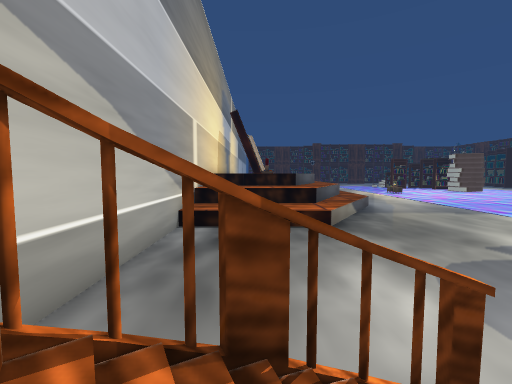
view 1 (above)

24 first-person views from a walk through a scene from a Unity 3-D project. The camera is 1.5 m above the floor, tilts 4° down and sees 90° across. The floor is counted in squares, 2 m on a side. Each view is taken from the middle of a square. On the plan, view 1 faces up. The plan holds only what a view shows up to about 9 squares ahead; the rest is blank. The place goes on beyond the plan. The player is left out. Some animated figures are not drawn. Some surface patterns are stand-ins.

view 2
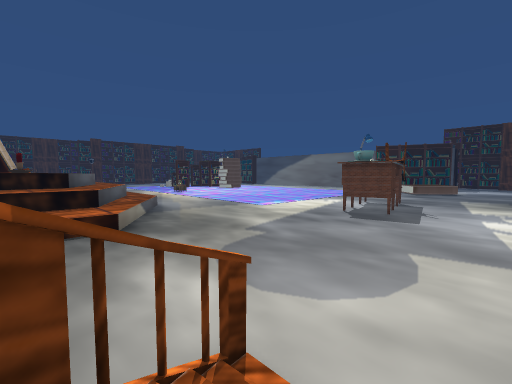

view 3
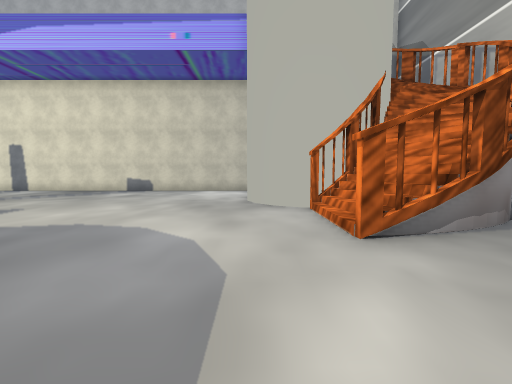

view 4
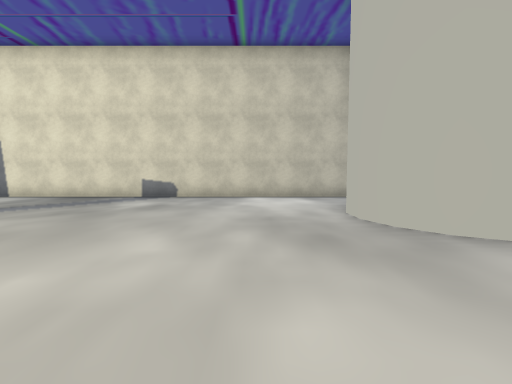

view 5
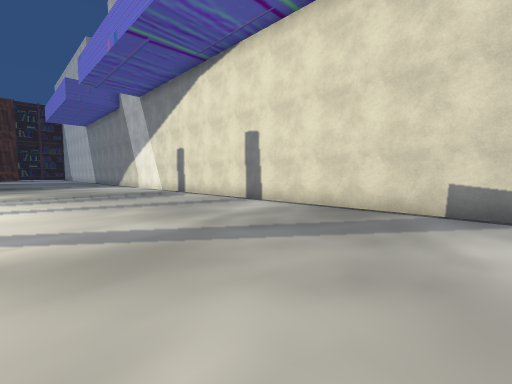

view 6
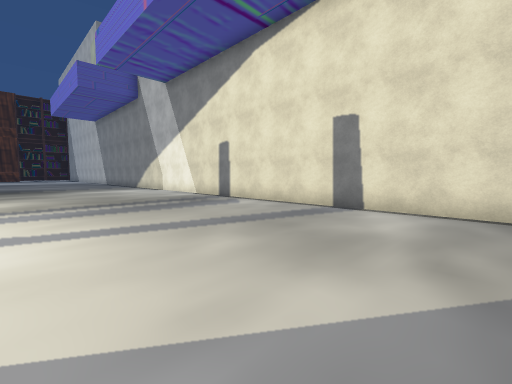

view 7
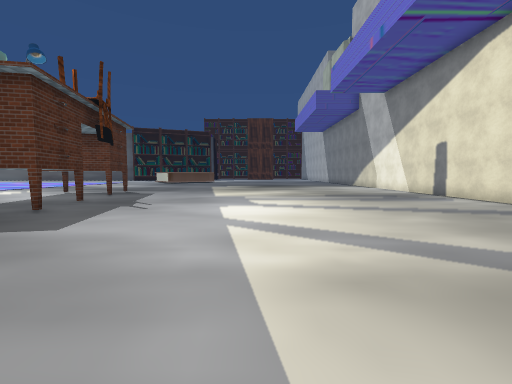

view 8
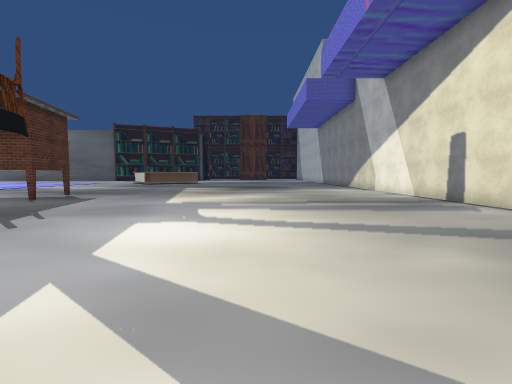

view 9
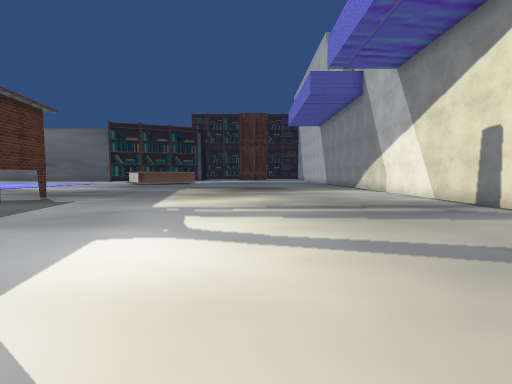

view 10
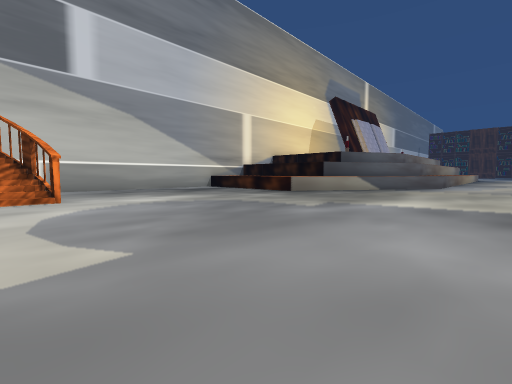

view 11
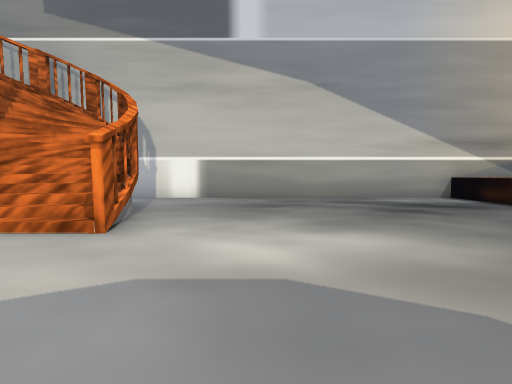

view 12
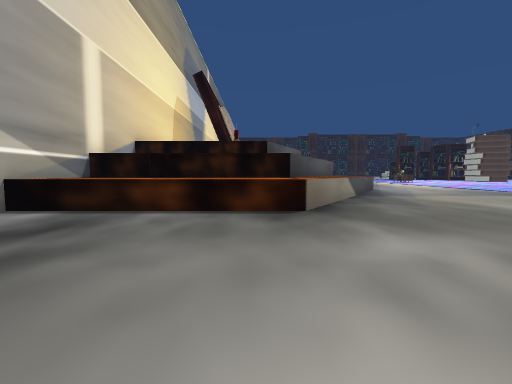

view 13
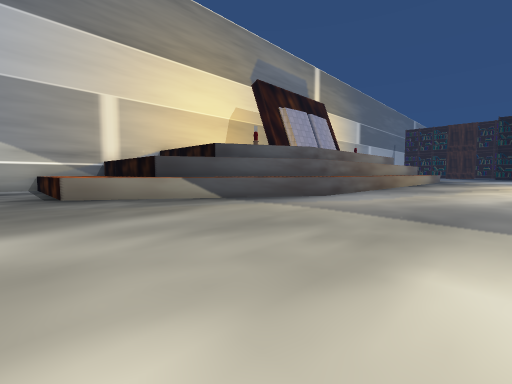

view 14
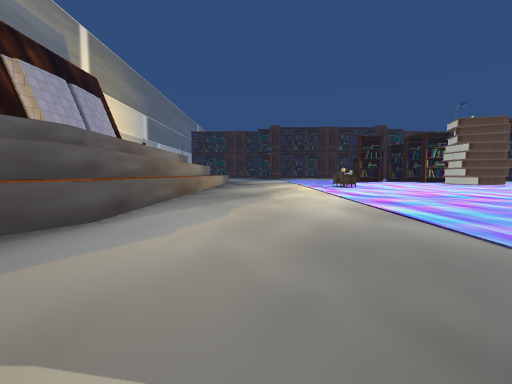

view 15
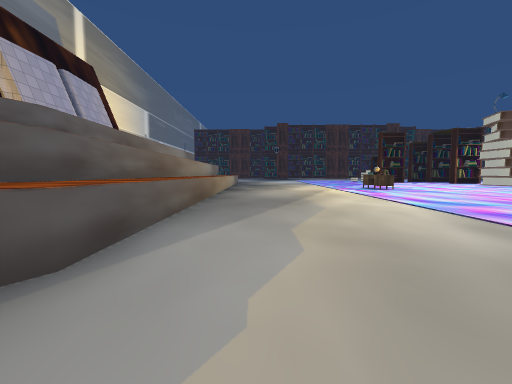

view 16
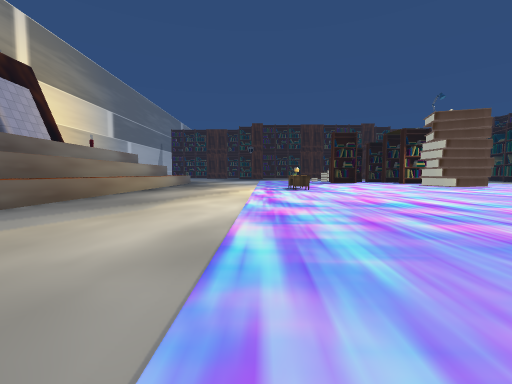

view 17
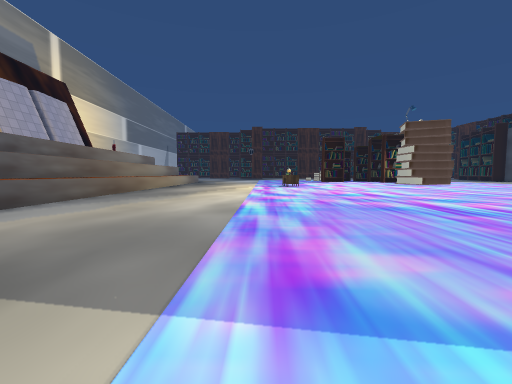

view 18
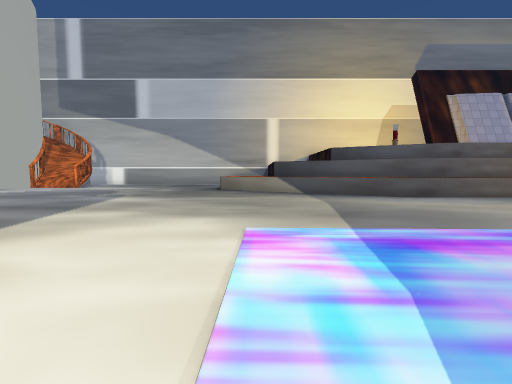

view 19
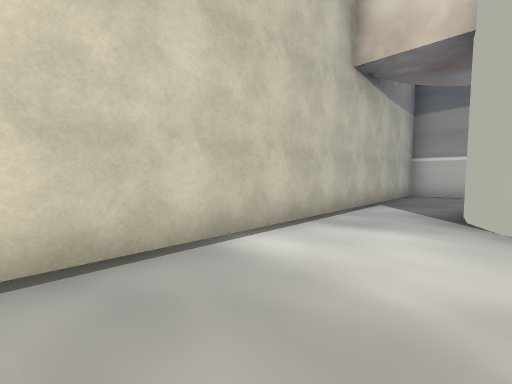

view 20
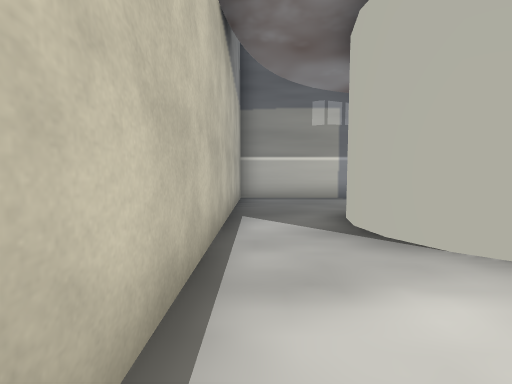

view 21
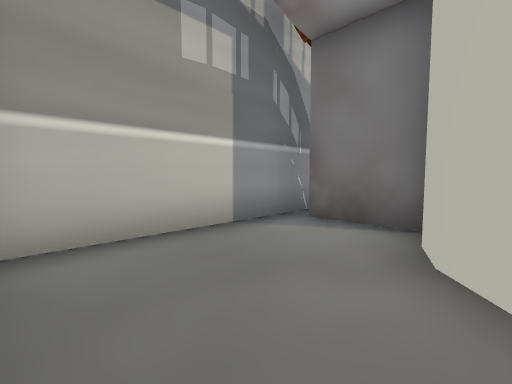

view 22
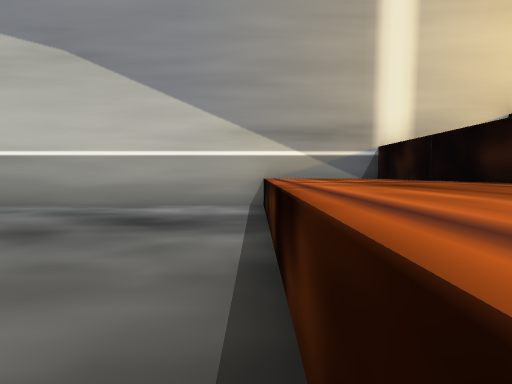

view 23
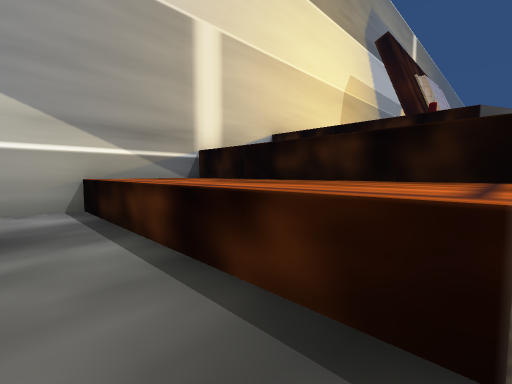

view 24
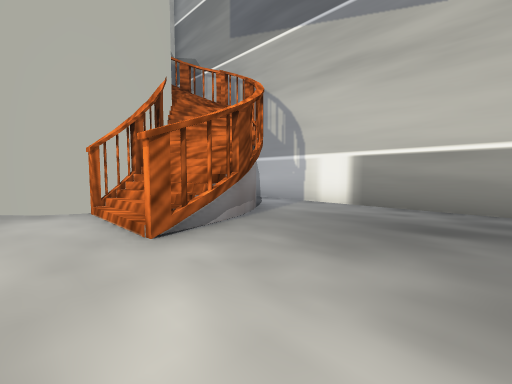

### Floor plan
Key: @ floor where view 1 was taken; # wall or solid block; . floor; / step, stairs or slope; = window, fence, low wall or low ledge; ^ raised ledge.
Columns run from 3 left of view 1 to 21 right of it. Each row starts with its distance up from view 1.
 24          ^^..............
 23          ^^..............
 22          ^^.............
 21          ^^..............
 20          ^^..............
 19          ^^.............
 18         ^^^............
 17          ^^...........
 16          ^^..........
 15          ^..........
 14       ^^^..........
 13 ^^^^^^^^^..........
 12 ^^^^^^^^............
 11 ^^^^^^^............
 10 #..................
  9 #................
  8 #...............
  7 #..............    .. ...
  6 #.............    .......
  5 #.............   ..#.#.#.
  4 #.............  .#.......
  3 #............. ..........
  2 #..#=/...................
  1 #.##//...................
  0 ##/@//...................
 -1 ##/###...................
 -2 ##/# ##..................
 -3 #.## ##..................
 -4 #..###...................
 -5 #........................
 -6 #........................
 -7 #########################

Where each view was taken, in squares from view 1:
view 1: 0 up, 0 right, facing up
view 2: 0 up, 0 right, facing up-right
view 3: 5 up, 3 right, facing down
view 4: 2 up, 5 right, facing down
view 5: 1 down, 8 right, facing down-right
view 6: 1 down, 11 right, facing down-right
view 7: 0 up, 9 right, facing right
view 8: 1 down, 11 right, facing right
view 9: 1 down, 12 right, facing right
view 10: 1 up, 10 right, facing up-left
view 11: 4 up, 5 right, facing left
view 12: 5 up, 2 right, facing up
view 13: 9 up, 12 right, facing up-left
view 14: 13 up, 10 right, facing up
view 15: 15 up, 9 right, facing up
view 16: 15 up, 13 right, facing up
view 17: 12 up, 13 right, facing up
view 18: 12 up, 16 right, facing left
view 19: 4 down, 7 right, facing down-left
view 20: 6 down, 5 right, facing left
view 21: 6 down, 0 right, facing up-left
view 22: 10 up, 3 right, facing left
view 23: 9 up, 3 right, facing up-left
view 24: 5 up, 3 right, facing down-left
